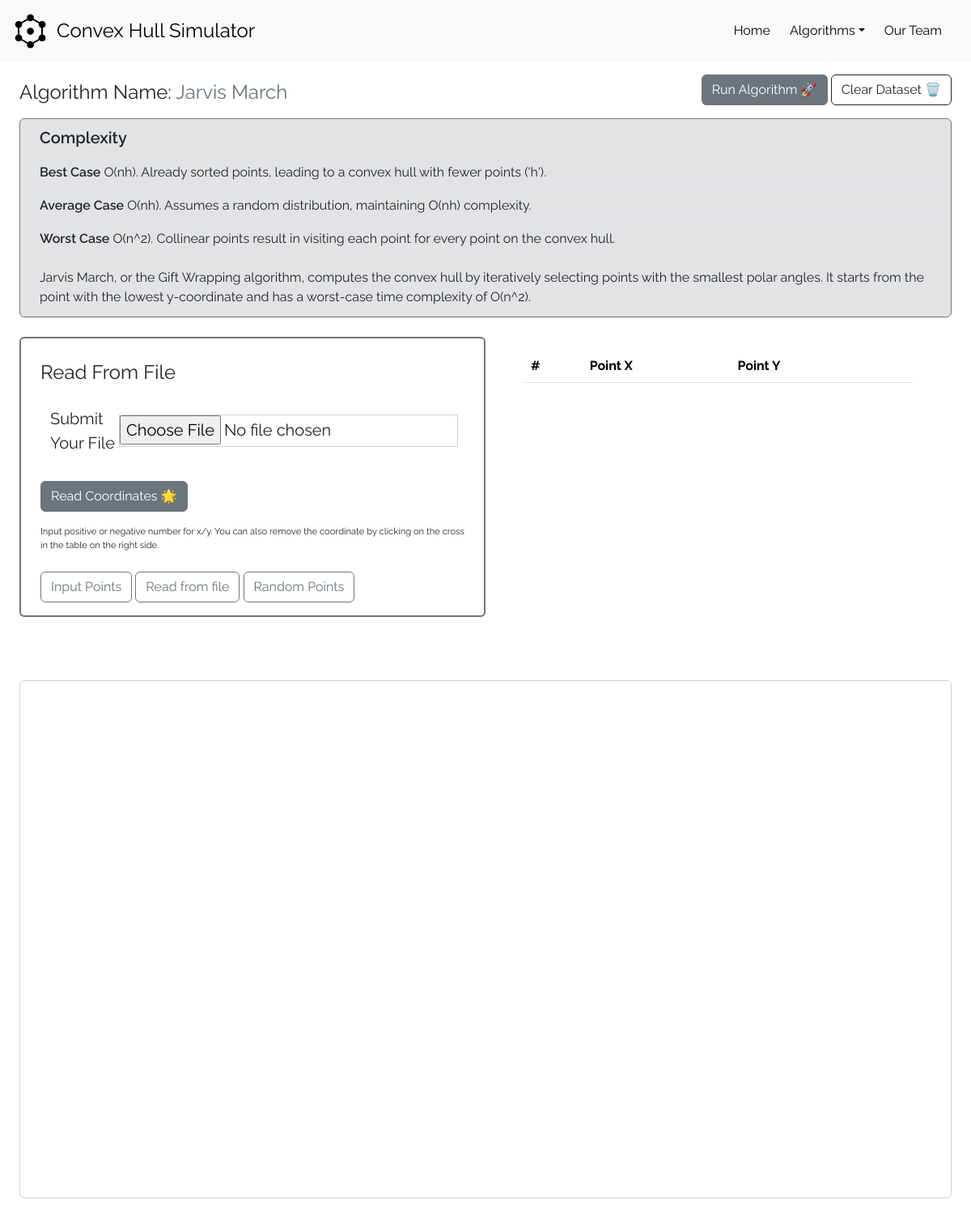
Screenshot of /algorithm/jarvis_march/ with the database file from the repository.
### CHS_App/models.py (models this page shows)
class AlgorithmComplexity(models.Model):
    algorithm_name = models.CharField(max_length=50, unique=True)
    best_case = models.CharField(max_length=200, null=True)
    avg_case = models.CharField(max_length=200, null=True)
    worst_case = models.CharField(max_length=200, null=True)
    little_info  = models.CharField(max_length=250, null=True)
    class Meta:
        verbose_name = "Algorithm Complexity"
        verbose_name_plural = "Algorithm Complexities"

### CHS_App/views.py (the view)
def algorithm(request, algorithm):
    algorithms = [
        "brute_force",
        "jarvis_march",
        "graham_scan",
        "quick_hull",
        "monotone_chain",
    ]
    if algorithm not in algorithms:
        return page_not_found_404(request, exception=404)
    algorithmTitle = "None"
    research_paper_reference = ""
    colorScheme = "None"
    if algorithm == algorithms[0]:
        algorithmTitle = "Brute Force"
        colorScheme = "primary"
    elif algorithm == algorithms[1]:
        algorithmTitle = "Jarvis March"
        colorScheme = "secondary"
    elif algorithm == algorithms[2]:
        algorithmTitle = "Graham Scan"
        colorScheme = "success"
    elif algorithm == algorithms[3]:
        algorithmTitle = "Quick Hull"
        colorScheme = "danger"
    else:
        algorithmTitle = "Monotone Chain"
        colorScheme = "warning"
        research_paper_reference = (
            "https://scholarworks.calstate.edu/downloads/2z10ww05b"
        )
    algorithm_complexity = AlgorithmComplexity.objects.get(
        algorithm_name=algorithmTitle
    )
    return render(
        request,
        "CHS_App/algorithm.html",
        {
            "algorithm": algorithm,
            "algorithmTitle": algorithmTitle,
            "colorScheme": colorScheme,
            "research_paper_reference": research_paper_reference,
            "algorithm_complexity": algorithm_complexity,
        },
    )

### CHS_App/templates/CHS_App/algorithm.html (shortened to what this page needs)
{% extends 'CHS_App/base.html' %}
{% load static %}
{% block ExtraHeaders %}
  <link href="{% static 'CHS_App/main.css' %}" rel="stylesheet" />
{% endblock %}
{% block body %}
  <div class="container-fluid d-flex justify-content-between flex-wrap my-3">
    <div class="fs-4 mt-1">
      Algorithm Name: <span class="text-{{ colorScheme }}">{{ algorithmTitle }}</span>
    </div>
    <div class="mb-2">
      <a href="#graphs-div"><button type="button" class="btn btn-{{ colorScheme }}" onclick="{{ algorithm }}()">Run Algorithm 🚀</button></a>
      <button type="button" class="btn btn-outline-dark" onclick="clearDataset()">Clear Dataset 🗑️</button>
    </div>
    <div class="complexity-d p-2 col-12 mt-2 border border-{{ colorScheme }} rounded bg-{{ colorScheme }}-subtle">
      <div class="fw-semibold fs-5 mb-2 px-3">Complexity</div>
      <ul class="list-group list-group-flush">
        <li class="list-group-item">
          <span class="fw-semibold">Best Case</span>
          {{ algorithm_complexity.best_case }}
        </li>
        <li class="list-group-item">
          <span class="fw-semibold">Average Case</span>
          {{ algorithm_complexity.avg_case }}
        </li>
        <li class="list-group-item">
          <span class="fw-semibold">Worst Case</span>
          {{ algorithm_complexity.worst_case }}
        </li>
      </ul>
      <div class="mt-3 mb-1 px-3">{{ algorithm_complexity.little_info }}</div>
    </div>
  </div>
  <div class="container-fluid algo-container">
    <div class="d-flex flex-wrap">
      <div class="input-contaniner border border-2 border-{{ colorScheme }} rounded col-12 col-lg-6 my-2 px-4 pt-4 pb-3">
        <div id="readFromFileView">
          <div class="fs-4 mb-4">Read From File</div>
          <div class="d-flex align-items-center col-12 fs-5 px-2 my-3">
            <div class="mx-1">Submit Your File</div>
            <input type="file" id="fileInput" accept=".csv" />
          </div>
          <button class="btn btn-{{ colorScheme }} mt-3 mb-3" onclick="readCoordinatesFromFile()">Read Coordinates 🌟</button>
        </div>
        <div style="font-size: 0.7rem;">Input positive or negative number for x/y. You can also remove the coordinate by clicking on the cross in the table on the right side.</div>
        <div class="mt-4">
          <button class="btn btn-outline-{{ colorScheme }}" id="inputViewButton">Input Points</button>
          <button class="btn btn-outline-{{ colorScheme }}" id="readFromFileViewButton">Read from file</button>
          <button class="btn btn-outline-{{ colorScheme }}" id="randomViewButton">Random Points</button>
        </div>
      </div>
      <div class="data-container col-12 col-lg-6 my-2 px-5 pt-3 pb-1">
        <table class="table">
          <thead>
            <tr>
              <th scope="col">#</th>
              <th scope="col">Point X</th>
              <th scope="col">Point Y</th>
              <th scope="col"></th>
            </tr>
          </thead>
        </table>
      </div>
    </div>
    <div id="graphs-div" class="algo-div my-3 col-12"></div>
    <div id="convex-hull-div" class="p-2 mb-3"></div>
  </div>
{% endblock %}

### CHS_App/static/CHS_App/base.css (style rules this page uses)
body { font-family: 'Raleway', sans-serif; }

### CHS_App/static/CHS_App/main.css (style rules this page uses)
.algo-container { height: max-content; }
.input-contaniner, .data-container { height: 20rem; height: 25rem; overflow: auto; }
.input-contaniner { height: max-content; overflow: auto; }
input { height: 2.5rem; border: 1px solid lightgray; }
.algo-div { height: 40rem; border-radius: 6px; border: 1px solid lightgray; overflow: hidden; }
.complexity-d { height: max-content; }
.complexity-d ul { background-color: transparent !important; }
.complexity-d ul li { background-color: transparent !important; }

### rows the page displays
AlgorithmComplexity: algorithm_name "Jarvis March", best_case "O(nh). Already sorted points, leading to a convex hull with fewer points ('h').", avg_case "O(nh). Assumes a random distribution, maintaining O(nh) complexity.", worst_case "O(n^2). Collinear points result in visiting each point for every point on the convex hull.", little_info "Jarvis March, or the Gift Wrapping algorithm, computes the convex hull by iteratively selecting points with the smallest polar angles. It starts from the point with the lowest y-coordinate and has a worst-case time complexity of O(n^2)."
